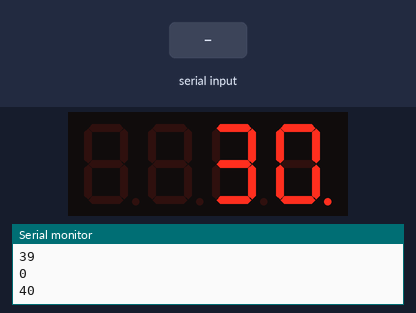
Bench run of a sketch on a simulated Arduino Uno, built with avr-gcc and run on an emulated ATmega328P. Shown: 4-digit seven-segment display, the last lines printed to the serial monitor. The test bench sets the inputs (shaded band).

Above: at 1.2 s.
1.3 s: byte 30 received over Serial
At 1.68 s:
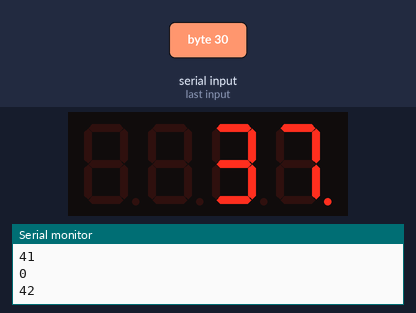
3.0 s: byte 90 received over Serial
At 3.22 s:
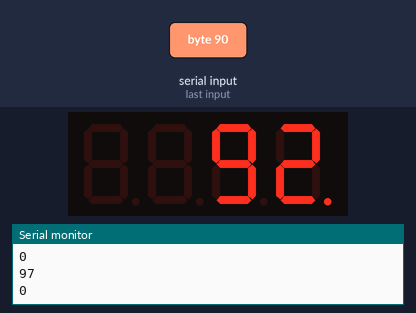
4.5 s: byte 120 received over Serial
At 4.75 s:
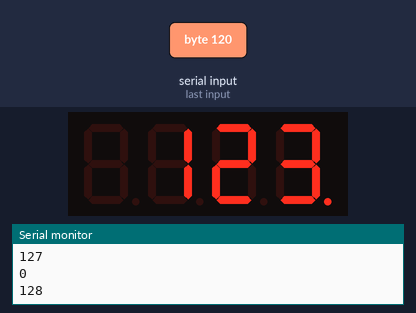
Timing chart, 0 to 7.5 s (numbered marks = the images above; inputs shaded):
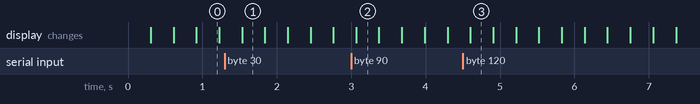

The sketch:

segmenteooooo.ino
```cpp
#include "SevSeg.h"
SevSeg sevseg; //Instantiate a seven segment controller object
int numero = 0;
int numeroN = 0;
const int BOTON = 1;

void setup() {
  // put your setup code here, to run once:
  byte numDigits = 4;
  byte digitPins[] = {10 , 11 , 12 , 13};
  byte segmentPins[] = {2 ,3 , 4 , 5 , 6 , 7 , 8 , 9};
  sevseg.begin(COMMON_CATHODE, numDigits, digitPins, segmentPins);
  // If your display is common anode type, please edit comment above line and uncomment below line
  // sevseg.begin(COMMON_ANODE, numDigits, digitPins, segmentPins);
  sevseg.setBrightness(90);
  Serial.begin(57600);
  pinMode(BOTON , INPUT);
}

void loop() {
  int BOTON = digitalRead(0);
  if (Serial.available() > 0){
         numero = Serial.read();
         Serial.write(numero);
  }
  if (BOTON == 0){
    numero = numero + 1;
    Serial.println(numero);
    delay(30);
    }
  Serial.println(digitalRead(BOTON));

  sevseg.setNumber(numero  , 0);
  sevseg.refreshDisplay(); // Must run repeatedly
  // put your main code here, to run repeatedly:


}
```
